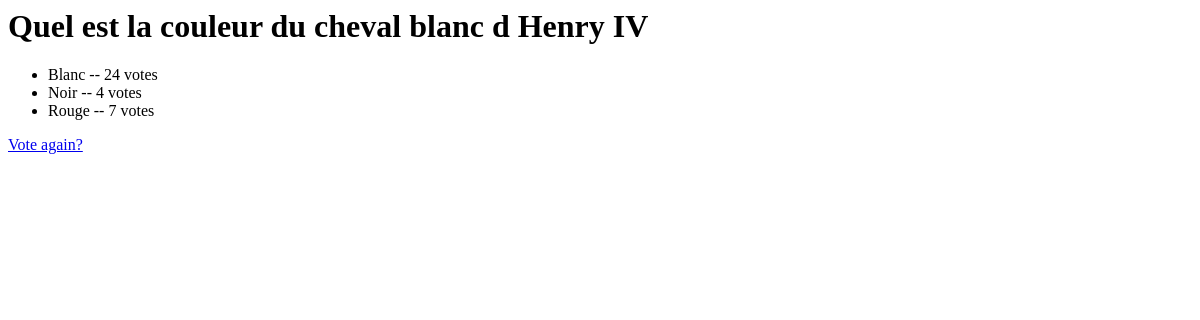
Page /polls/6/results/ on the earlier database version.
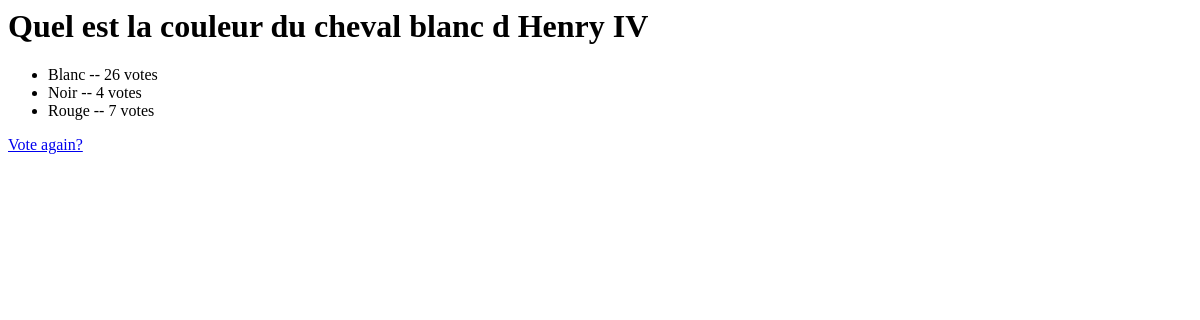
Same page on the later database version.
### polls/models.py (models this page shows, shortened)
class Choice(models.Model):
    question = models.ForeignKey(Question, on_delete=models.CASCADE)
    choice_text = models.CharField(max_length=200)
    votes = models.IntegerField(default=0)

### polls/views.py (the view)
# urls.py: path("<int:pk>/results/", views.ResultsView.as_view(), name="results"),
class ResultsView(generic.DetailView):
    model = Question
    template_name = "polls/results.html"

### polls/templates/polls/results.html
<h1>{{ question.question_text }}</h1>
<ul>
{% for choice in question.choice_set.all %}
    <li>{{ choice.choice_text }} -- {{ choice.votes }} vote{{ choice.votes|pluralize }}</li>
{% endfor %}
</ul>
<a href="{% url 'polls:detail' question.id %}">Vote again?</a>

Differences in the rows shown:
changed Choice "Blanc": votes "24" → "26"
